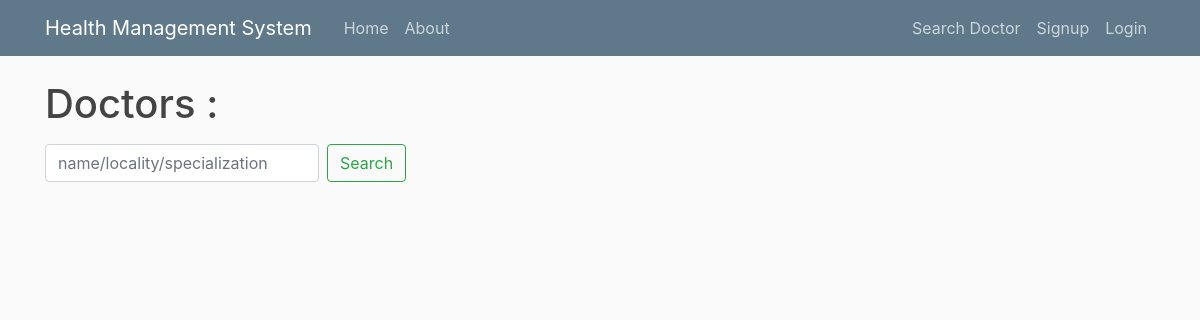
The app's page /search/, older data.
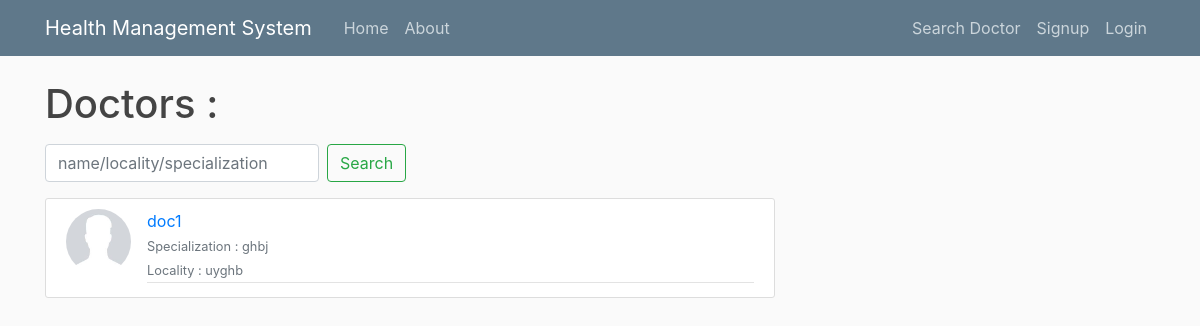
The same page, newer data.
### accounts/models.py (models this page shows, shortened)
class Doctor(models.Model):
    name = models.CharField(max_length = 100)
    phone = PhoneField(blank=True, help_text='Contact phone number') #update
    adhaar_num = models.CharField(max_length=20,blank=True)
    blood_group = models.CharField(max_length = 4 ,blank=True,choices=blood_grp_choices)
    age = models.IntegerField(null=True)
    gender = models.CharField(max_length = 1,blank=True,choices = gender_choices)
    locality = models.CharField(max_length=50) #update
    home_address = models.CharField(max_length=150,blank=True) #update
    work_address = models.CharField(max_length=150,blank=True) #update
    specialization = models.CharField(max_length=100)
    specialization_proof = models.FileField(blank=True)
    image = models.ImageField(default='def_M.jpg', upload_to = 'profile_pics')
    patient_records = models.ManyToManyField(record,related_name="p1")
    user = models.OneToOneField(User,on_delete=models.CASCADE)
    appointments = models.ManyToManyField(appointment,related_name="app_doc")

### search/views.py (the view, shortened to what this page needs)
# urls.py: path('search/',include('search.urls')),
def search(request):
    doctors = Doctor.objects.all()
    return render(request,'search/search.html',{'doctors':doctors})

### search/templates/search/search.html
{%extends "base_layout.html" %}
{%block content%}
    <h1>Doctors :</h1>
    <form class="form-inline my-2 my-lg-3">
        <input class="form-control mr-sm-2" type="search" placeholder="name/locality/specialization" aria-label="Search" name="search">
        <button class="btn btn-outline-success my-2 my-sm-0" type="submit">Search</button>
    </form>
    {% for doctor in doctors %}
    <article class="media content-section">
    <img class = "rounded-circle article-img"src = "{{ doctor.image.url }}">
    <div class="media-body">
      <div class="article-metadata">
        <a class="mr-2" href="{%url 'search:doctor-detail' doctor.id%}">{{ doctor.name }}</a>
        <small class="text-muted"><br>Specialization : {{ doctor.specialization }}</br></small>
        <small class="text-muted">Locality : {{ doctor.locality }}</small>
      </div>
    </div>
    </article>
  {% endfor %}
{%endblock content%}

Row changes from the older to the newer data that the page shows:
added Doctor: image (picture), name "doc1", specialization "ghbj", locality "uyghb"
